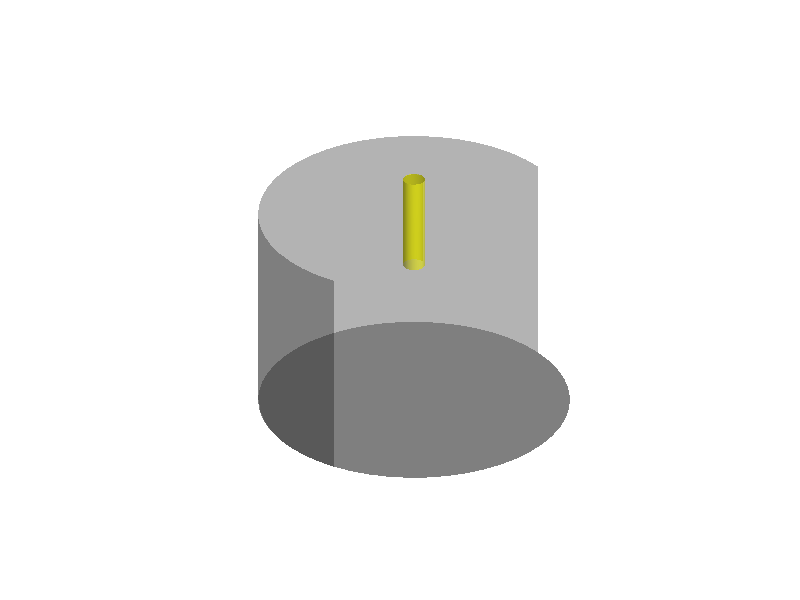

The MATLAB source for this figure: (Note: this script raises an error after producing the figure.)
clear;

movieFig = figure;

%%%%%%%%%%%%%%%%%%%%%%%5
% Plot Tube

Ztc = 9500; %Z coordinate of teh top of the capillary tube (for drawing only
Zt = 8500;	%Z coordinate of the top of the tube
Zb = 3000;	%Z coordinate of the base of the tube
Zc = 7000;   %Z coordinate of the mouth of the capillary
Re = 4000;	%Radius of the entire environment
Rc = 250;	%Radius of the capillary
Co = 1e-2; %Molar
Da = 890;


%First plot outside cyllindar and its base
[x, y, z] = cylinder(Re,50);
z = z*(Zt-Zb)+Zb;
surf([x(1,1:end);zeros(1,size(x,2))], [y(1,1:end);zeros(1,size(y,2))], [z(1,1:end);z(1,1:end)], ...
  'FaceColor','black','EdgeColor','none','FaceAlpha',0.5,'FaceLighting','phong'); hold on;
camlight right
l = round((size(x,2)/1.8)+1);
surf(x(:,1:l), y(:,1:l), z(:,1:l), ...
   'FaceColor','black','EdgeColor','none','FaceAlpha',0.3,'FaceLighting','phong'); 

%Plot the actual capillary
offset = 30; %this offset draws the capillary by this many um larger so that 
             %any trajectories of cells that are thicker do not appear to
             %come through the surface of the capillary
[x, y, z] = cylinder(Rc+offset,30); 
z = z*(Ztc+offset-Zc)+Zc;
surf(x, y, z,'FaceColor','yellow','EdgeColor','none','FaceAlpha',0.6,'FaceLighting','phong');
surf([x(1,1:end);zeros(1,size(x,2))], [y(1,1:end);zeros(1,size(y,2))], [z(2,1:end);z(2,1:end)],'FaceColor','yellow','EdgeColor','none','FaceAlpha',0.6,'FaceLighting','phong');

axis equal
axis vis3d
axis off
%set(gca,'XTick',[-4000 -3000 -2000 -1000 0 1000 2000 3000 4000]);
%set(gca,'XTickLabel','||-2||0||2|||');

%set(gca,'YTick',[-4000 -3000 -2000 -1000 0 1000 2000 3000 4000]);
%set(gca,'YTickLabel','||-2||0||2|||');

%set(gca,'ZTick',[0 1000 2000 3000 4000 5000 6000 7000 8000 9000 10000]);
%set(gca,'ZTickLabel','0||2||4||6||8||10|');
hold on;



%%%%%%%%%%%%%%%%%%%%%%%5
% ReadData

step =6050;  %1 step per minute
%step = 100;

populationDirectory = '/home/msneddon/Desktop/bullDog_Results/allSwimmers/wt/';
cellCount = 200; %140;
alldata = cell(cellCount,1);

currentDirectory = pwd;
for c=1:1:cellCount;
    fprintf(['  -Processing Cell #',num2str(c), ' ...  ']);
    cd(populationDirectory);
    load(['c',num2str(c),'/cellTrajectory.mat']);
    alldata{c} = data(1:step:end,:);
    fprintf('Done.\n');
end
cd(currentDirectory);


gradient = plotFoodGradient(gca,alldata{1}(1,1),Co,Da,Rc+offset,Re, Zc,2,60);


totalDistSum = zeros(length(alldata{1}),1);

for c=1:1:cellCount;
    totalDistSum(:)=totalDistSum(:) + sqrt(alldata{c}(:,2).^2 + alldata{c}(:,3).^2 + (Zc-alldata{c}(:,4)).^2);
end

totalDistSum=totalDistSum./cellCount;

%%%%%%%%%%%%%%%%%%%%%%%%%%%%%%%%
clear allDataArray;
for i=1:cellCount
allDataArray(:,:,i)=alldata{i};
end;
figure;
ti=35; [val,cent] = hist(sqrt(allDataArray(ti,2,:).^2+allDataArray(ti,3,:).^2+(7000-allDataArray(ti,4,:)).^2),20);
h=area(cent,val); hold on;
set(h,'FaceColor','r'); 
ti=15; [val,cent] = hist(sqrt(allDataArray(ti,2,:).^2+allDataArray(ti,3,:).^2+(7000-allDataArray(ti,4,:)).^2),20);
h=area(cent,val); set(h,'FaceColor','g'); hold on; 
ti=5; [val,cent] = hist(sqrt(allDataArray(ti,2,:).^2+allDataArray(ti,3,:).^2+(7000-allDataArray(ti,4,:)).^2),20);
h=area(cent,val); set(h,'FaceColor','b'); 
ti=2; [val,cent] = hist(sqrt(allDataArray(ti,2,:).^2+allDataArray(ti,3,:).^2+(7000-allDataArray(ti,4,:)).^2),20);
h=area(cent,val); set(h,'FaceColor','k'); 







figure; hold on; axis([0,4000,0,150]);
movieLength = 20; %seconds;
h=0;
for i=1:length(alldata{1})
   
    distanceToMouth = squeeze(sqrt(allDataArray(i,2,:).^2+allDataArray(i,3,:).^2+(Zc-allDataArray(i,4,:)).^2));
    
    isInCap = squeeze(sqrt(allDataArray(i,2,:).^2+allDataArray(i,3,:).^2)<Rc & allDataArray(i,4,:)>Zc);
    fprintf(['Number in Capillary: ',num2str(sum(isInCap)),'\n']);
    
    distanceToMouth(isInCap) = 0;
    
   [val,cent] = hist(distanceToMouth);
   if(i~=1) delete(h); end;
   h=area(cent,val); set(h,'FaceColor','g');
   %Save the figure for a movie
   pause(movieLength/length(alldata{1}));
   fprintf(['Elapsed Time: ', num2str(floor(alldata{c}(i,1)/60)), ' minute']);
   drawnow
end

drawnow








figure; hold on; 

i=35+1;
distanceToMouth = squeeze(sqrt(allDataArray(i,2,:).^2+allDataArray(i,3,:).^2+(Zc-allDataArray(i,4,:)).^2));
    
isInCap = squeeze(sqrt(allDataArray(i,2,:).^2+allDataArray(i,3,:).^2)<Rc & allDataArray(i,4,:)>Zc);
distanceToMouth(isInCap) = 0;
dx=250;
edges = [0:dx:4000];
[val,cent] = histc(distanceToMouth,edges);
centers = edges+(edges(2)-edges(1))./2;
h=area(centers,(val./sum(val))); set(h,'FaceColor','b','EdgeColor','none');
axis([min(centers),4000,0,0.7]);

formatFigure();
set(gca,'YTick',[0 0.2,0.4,0.6]);
set(gca,'YTickLabel','0|0.2|0.4|0.6');

set(gca,'XTick',[1000 2000 3000 4000]);
set(gca,'XTickLabel','1|2|3|4');

set(gca,'LineWidth',3);
set(gca, 'TickDir', 'out');
set(gca,'FontSize',30);



fprintf(['Number in Capillary: ',num2str(sum(isInCap)),'\n']);
fprintf(['Elapsed Time: ', num2str(floor(alldata{c}(i,1)/60)), ' minute']);

drawnow








input('Press any key to continue >>');



%%%%%%%%%%%%%%%%%%%%%%%%%%%%%%%
































figure;








%%%%%%%%%%%%%%%%%%%%%%%
% Animate
flyby = 0;

set(gcf, 'color', 'white');
set(movieFig,'Position',[50 50 450*1.5 480*1.5]);
%axis equal
%axis vis3d

%camproj perspective;

campos([-2.3628e4   -5.1e4    1.9353e4]);
%campos([-2.3658e4,-5.3450e4, 1.8908e4]);
camtarget([0,0, 6.1311e3]);
hlight = camlight('headlight');

winsize = get(movieFig,'Position');
A=moviein(length(alldata{1}));


if(flyby>0)
    t=[0:(3.5*pi)/length(alldata{1}):3.5*pi]';
    startRad = 1e4; midRad=4e4; endRad=4e4;
    radius=[startRad:((midRad-startRad))/length(alldata{1}):midRad, midRad, midRad:((endRad-midRad))/length(alldata{1}):endRad]';
    camposArray = [radius(1:length(t)).*cos(t),radius(1:length(t)).*sin(t),zeros(length(t),1)+1.8908e4];
    campos(camposArray(i,:));
    camtarget([0,0, 5.8311e3]);
    camlight(hlight,'headlight');
end


%scatter3([0],[0],[5000],'kx');
gradientRedrawStep = 1;


cellSize = [2,1,1];
cellSize = cellSize.*18;
theta = 0;

set(gca,'Position',[-0.15 0 1.3 1.15]);
cellGraphics = zeros(size(alldata));
if(flyby==0)
    textHandle = text(-2700,0,1700, ['Elapsed Time: ', num2str(floor(alldata{c}(1,1)/60)), ' minutes']);
    set(textHandle,'FontName','Arial');
    set(textHandle,'FontSize',28);
    set(textHandle,'FontWeight','b');
    set(textHandle,'Color','k');
end;
for i=1:length(alldata{1})
    for c=1:size(alldata,1)
        
        d0=[1,0,0];
        d1 = [alldata{c}(i,7), alldata{c}(i,8), alldata{c}(i,9)];
        angle  =(acos(dot(d0,d1))/pi)*180;
        crs = cross(d0,d1); crs = crs./norm(crs);
        if(alldata{c}(i,6)==1) angle = angle+(rand*90-45); end;
        if(angle>0.01)
            [x,y,z]=ellipsoid(alldata{c}(i,2),alldata{c}(i,3),alldata{c}(i,4),cellSize(1),cellSize(2),cellSize(3));
            if(cellGraphics(c,1)~=0) delete(cellGraphics(c,1)); end
            cellGraphics(c,1) = surf(x,y,z,'FaceColor','blue','EdgeColor','none','FaceAlpha',1,'FaceLighting','phong'); 
            hold on;
            rotate(cellGraphics(c,1),cross(d0,d1),angle,[alldata{c}(i,2),alldata{c}(i,3),alldata{c}(i,4)]);
            
        end
        
    end;
        
    %Animate Gradient
    if mod(i,gradientRedrawStep)==0 || i<gradientRedrawStep
        if(gradient~=0) delete(gradient); end
        gradient = plotFoodGradient(gca,alldata{1}(i,1),Co,Da,Rc+offset,Re, Zc,2,60);
    end;


    if(flyby>0)
        if(i<=(3/5)*length(alldata{1}))
            %Fly the camera
            campos(camposArray(i,:));
            camtarget([0,0, 5.8311e3]);
            camlight(hlight,'headlight');
        end
    end
    
    if(flyby==0)
        %update the timer text
        if(floor(alldata{c}(i,1)/60)==1)
            set(textHandle,'String',['Elapsed Time: ', num2str(floor(alldata{c}(i,1)/60)), ' minute']);
        else
            set(textHandle,'String',['Elapsed Time: ', num2str(floor((alldata{c}(i,1))/60)), ' minutes']);
        end
    end

   fprintf(['second: ', num2str(alldata{c}(i,1)),'\n']);
   
   %Save the figure for a movie
   drawnow
   input('Press any key to step >>');
  % A(:,i)=getframe(gcf); 
    
   % fprintf(['Time: ',num2str(data(i,1)),'\n']);
end

%Draw one last time
if(flyby==0)
    set(textHandle,'String',['Elapsed Time: ', num2str(40), ' minutes']);
end
drawnow
A(:,i)=getframe(gcf); 


% To encode the movie into AVI format (takes a long time and lots of disk
% space!)
%movie2avi(A,'lotsOCellsCapMovie.avi','fps',24);

%At the command prompt use this to convert from avi to much smaller mpeg
% Note: this will play right side up in linux, but upside down in windows.
% To encode properly for windows, take out the 'flip' command
% > mencoder goodCapMovie.avi -of mpeg -ovc lavc -lavcopts vcodec=mpeg2video -vf flip -o goodCapMovie3.mpg



